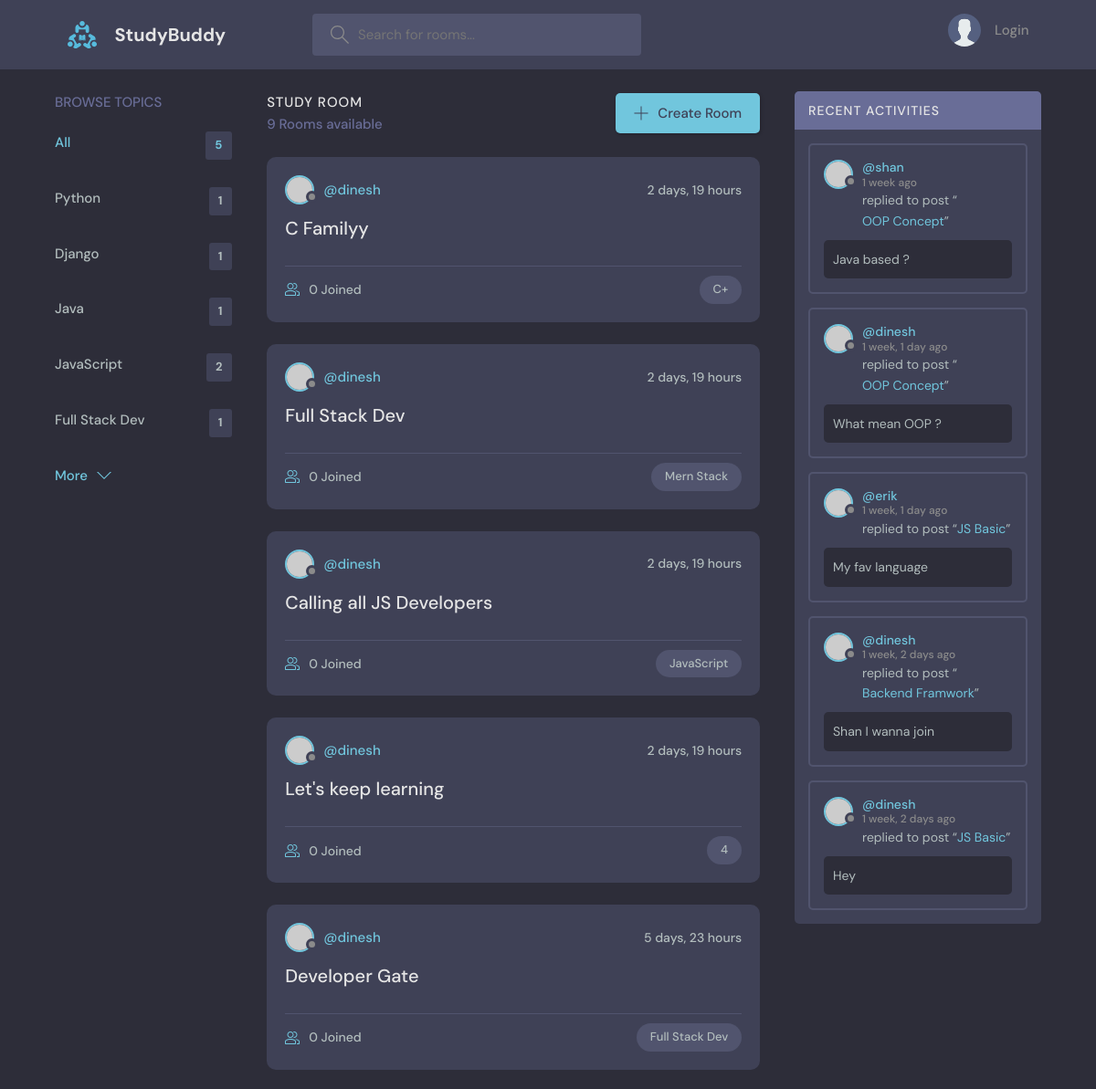
Before: / (upper part) with the older database file.
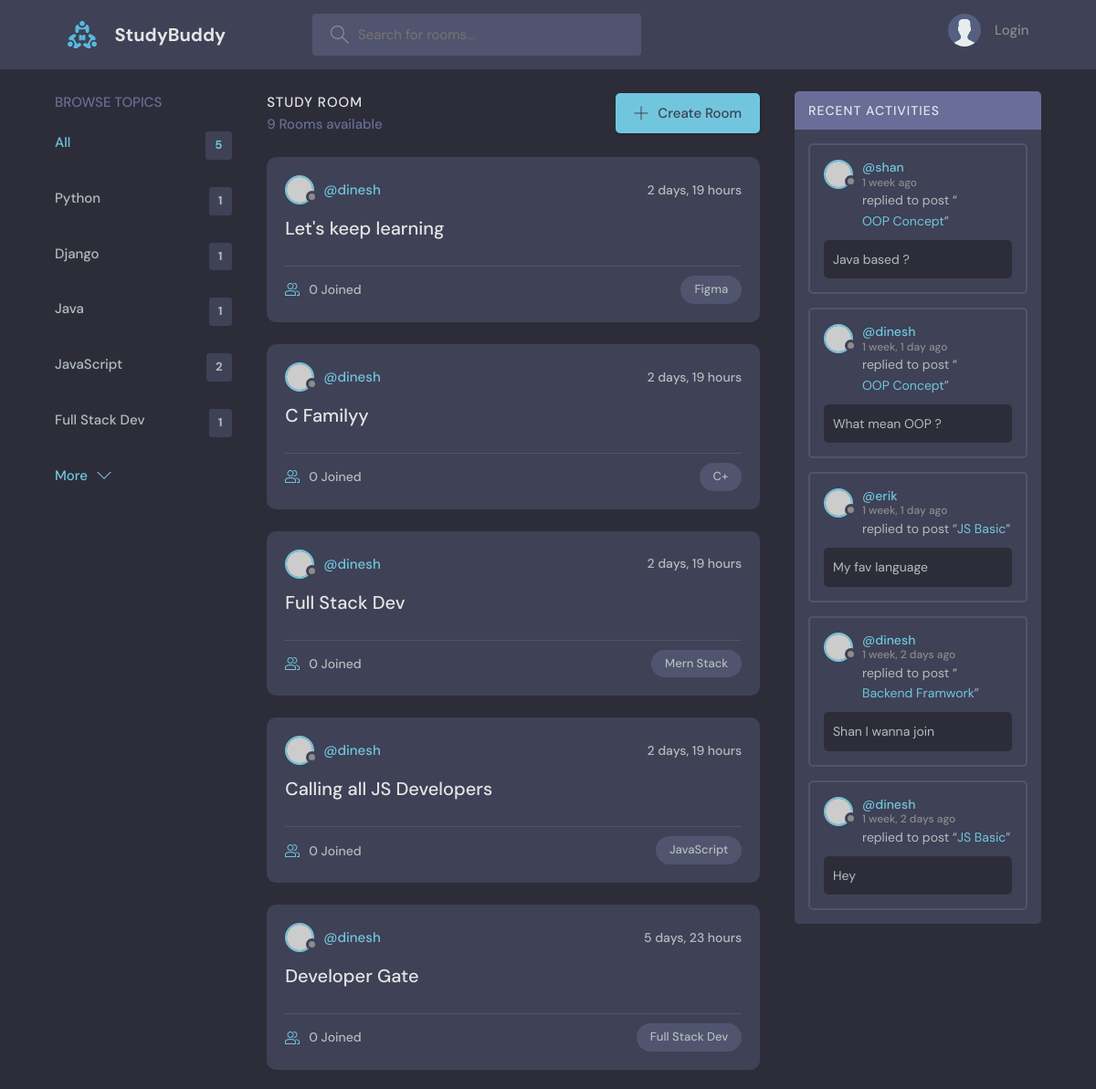
After: the same page with the newer database file.
### base/models.py (models this page shows, shortened)
class Topic(models.Model):
    name = models.CharField(max_length=200)

class Room(models.Model):
    host = models.ForeignKey(User, on_delete=models.SET_NULL, null=True)
    topic = models.ForeignKey(Topic, on_delete=models.SET_NULL, null=True)
    name = models.CharField(max_length=200)
    description = models.TextField(null=True, blank=True)
    participants = models.ManyToManyField(User, related_name='participants', blank=True)
    updated = models.DateTimeField(auto_now=True)
    created = models.DateTimeField(auto_now_add=True)
    class Meta:
        ordering = ['-updated','-created']

class Message(models.Model):
    user = models.ForeignKey(User, on_delete=models.CASCADE)
    room = models.ForeignKey(Room, on_delete=models.CASCADE)
    body = models.TextField()
    updated = models.DateTimeField(auto_now=True)
    created = models.DateTimeField(auto_now_add=True)
    class Meta:
        ordering = ['-updated','-created']

### base/views.py (the view)
# urls.py: path('', views.home, name="home"),
def home(request):
    q = request.GET.get('q') if request.GET.get('q') != None else ''
    rooms = Room.objects.filter(
        Q(topic__name__icontains=q) |
        Q(name__icontains=q) |
        Q(description__icontains=q)
        )
    topics = Topic.objects.all()[:5]
    room_count = rooms.count()
    room_messages = Message.objects.filter(
    Q(room__name__icontains=q) |
    Q(room__topic__name__icontains=q) |
    Q(body__icontains=q)
)
    context = {'rooms':rooms, 'topics':topics, 'room_count':room_count, 'room_messages':room_messages}
    return render(request, 'base/home.html', context)

### base/templates/base/home.html (shortened to what this page needs)
{% extends 'main.html' %}
{% block content %}
    <main class="layout layout--3">
      <div class="container">
         {% include 'base/topics_component.html' %}
        <div class="roomList">
          <div class="roomList__header">
            <div>
              <h2> Study Room </h2>
              <p> {{room_count}} Rooms available</p>
            </div>
            <a class="btn btn--main" href="{% url 'create-room' %}">
              <svg version="1.1" xmlns="http://www.w3.org/2000/svg" width="32" height="32" viewBox="0 0 32 32">
                <title>add</title>
                <path
                  d="M16.943 0.943h-1.885v14.115h-14.115v1.885h14.115v14.115h1.885v-14.115h14.115v-1.885h-14.115v-14.115z"
                ></path>
              </svg>
              Create Room
            </a>
          </div>
          {% include 'base/feed_component.html' %}
        </div>
         {% include 'base/activity_component.html' %}
      </div>
    </main>
    {% endblock %}

### base/templates/base/topics_component.html
<div class="topics">
    <div class="topics__header">
      <h2>Browse Topics</h2>
    </div>
    <ul class="topics__list">
      <li>
        <a href="{% url 'home' %}" class="active"> All <span> {{topics.count}} </span></a>
      </li>
      {% for topic in topics %}
      <li>
        <a href="{% url 'home' %}?q={{topic.name}}">{{topic.name}}<span>{{topic.room_set.all.count}}</span></a>
      </li>
      {% endfor %}
    </ul>
    <button class="btn btn--link" href="{% url 'topics' %}">
      More
      <svg version="1.1" xmlns="http://www.w3.org/2000/svg" width="32" height="32" viewBox="0 0 32 32">
        <title>chevron-down</title>
        <path d="M16 21l-13-13h-3l16 16 16-16h-3l-13 13z"></path>
      </svg>
    </button>
  </div>

### base/templates/base/feed_component.html (shortened to what this page needs)
    {% for room in rooms %}
    <div class="roomListRoom">
        <div class="roomListRoom__header">
        <a href="{% url 'user-profile' room.host.id%}" class="roomListRoom__author">
            <div class="avatar avatar--small">
            <img src="https://randomuser.me/api/portraits/women/11.jpg" />
            </div>
            <span>@{{room.host.username}}</span>
        </a>
        <div class="roomListRoom__actions">
            <span>{{room.created|timesince}}</span>
        </div>
        </div>
        <div class="roomListRoom__content">
        <a href="{% url 'room' room.id %}">{{room.name}}</a>
        </div>
        <div class="roomListRoom__meta">
        <a href="{% url 'room' room.id %}" class="roomListRoom__joined">
            {{room.participants.all.count}} Joined
        </a>
        <p class="roomListRoom__topic">{{room.topic.name}}</p>
        </div>
    </div>
    {% endfor %}

### base/templates/base/activity_component.html (shortened to what this page needs)
<div class="activities">
    <div class="activities__header">
      <h2>Recent Activities</h2>
    </div>
    {% for message in room_messages %}
    <div class="activities__box">
      <div class="activities__boxHeader roomListRoom__header">
        <a href="{% url 'user-profile' message.user.id %}" class="roomListRoom__author">
          <div class="avatar avatar--small">
            <img src="https://randomuser.me/api/portraits/women/11.jpg" />
          </div>
          <p>
            @{{message.user}}
            <span>{{message.created|timesince}} ago</span>
          </p>
        </a>
      </div>
      <div class="activities__boxContent">
        <p>replied to post “<a href="{% url 'room' message.room.id %}">{{message.room.name}}</a>”</p>
        <div class="activities__boxRoomContent">
         {{message.body}}
        </div>
      </div>
    </div>
    {% endfor %}
</div>

Changed rows visible on the page:
changed Room "Let's keep learning": topic.name "4" → "Figma"; moves up the list
